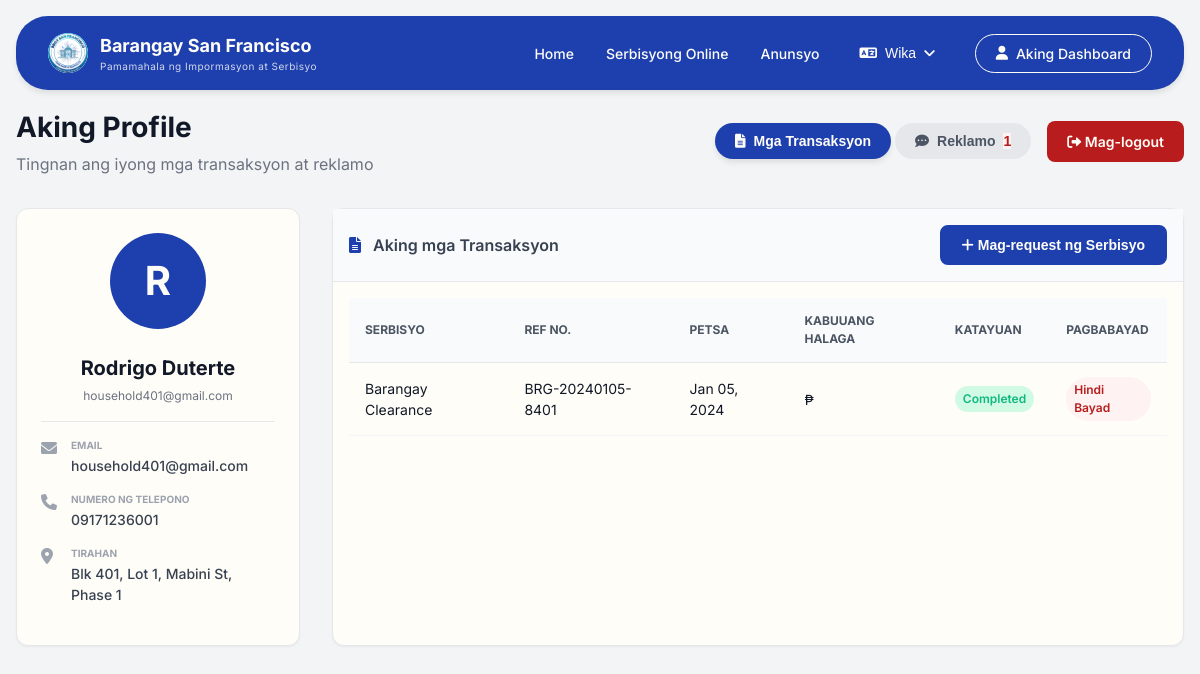
/pages/user.php (signed in), run on the app's committed database.
### tables this page shows
CREATE TABLE IF NOT EXISTS `resident` (
  `resident_id` int NOT NULL AUTO_INCREMENT,
  `household_id` int NOT NULL,
  `first_name` varchar(50) NOT NULL,
  `last_name` varchar(50) NOT NULL,
  `suffix` varchar(10) DEFAULT NULL,
  `age` int DEFAULT NULL,
  `is_voter` tinyint(1) DEFAULT '0',
  `is_head` tinyint(1) DEFAULT '0',
  `relationship_to_head` varchar(50) DEFAULT NULL,
  `contact_no` varchar(15) DEFAULT NULL,
  PRIMARY KEY (`resident_id`),
  KEY `household_id` (`household_id`)
);

CREATE TABLE IF NOT EXISTS `household` (
  `household_id` int NOT NULL AUTO_INCREMENT,
  `email` varchar(100) NOT NULL,
  `password` varchar(255) NOT NULL,
  `address` text NOT NULL,
  `phase_no` varchar(10) DEFAULT NULL,
  `preferred_language` enum('english','tagalog') DEFAULT 'tagalog',
  `created_at` timestamp NULL DEFAULT CURRENT_TIMESTAMP,
  PRIMARY KEY (`household_id`),
  UNIQUE KEY `email` (`email`),
  KEY `idx_household_email` (`email`)
);

CREATE TABLE IF NOT EXISTS `service_request` (
  `request_id` int NOT NULL AUTO_INCREMENT,
  `household_id` int NOT NULL,
  `service_id` int NOT NULL,
  `ref_no` varchar(50) NOT NULL,
  `purpose` text,
  `date_submitted` timestamp NULL DEFAULT CURRENT_TIMESTAMP,
  `status` enum('pending','approved','processing','completed','rejected') DEFAULT 'pending',
  `delivery_method` enum('pickup','delivery') DEFAULT 'pickup',
  PRIMARY KEY (`request_id`),
  UNIQUE KEY `ref_no` (`ref_no`),
  KEY `service_id` (`service_id`),
  KEY `idx_request_household` (`household_id`)
);

CREATE TABLE IF NOT EXISTS `service` (
  `service_id` int NOT NULL AUTO_INCREMENT,
  `service_name` varchar(100) NOT NULL,
  `base_price` decimal(10,2) NOT NULL,
  `is_active` tinyint(1) DEFAULT '1',
  PRIMARY KEY (`service_id`)
);

### includes/translations/translations.php (called while the page is built, shortened)
<?php
function __($key) {
    $lang = $_SESSION['lang'] ?? 'tl';
    return $translations[$lang][$key] ?? $key;
}
?>

### includes/core/queries.php (called while the page is built, shortened)
<?php
function getHouseholdById($household_id) {
    global $conn;
    $sql = "SELECT * FROM household WHERE household_id = ?";
    $stmt = $conn->prepare($sql);
    $stmt->bind_param("i", $household_id);
    $stmt->execute();
    return $stmt->get_result()->fetch_assoc();
}
function getResidentsByHouseholdId($household_id) {
    global $conn;
    $sql = "SELECT * FROM resident WHERE household_id = ? ORDER BY is_head DESC, resident_id";
    $stmt = $conn->prepare($sql);
    $stmt->bind_param("i", $household_id);
    $stmt->execute();
    return $stmt->get_result()->fetch_all(MYSQLI_ASSOC);
}
function getServiceRequestsByHouseholdId($household_id) {
    global $conn;
    $sql = "SELECT sr.*, s.service_name, s.base_price, p.is_paid, p.total_amount, p.payment_method
            FROM service_request sr
            JOIN service s ON sr.service_id = s.service_id
            LEFT JOIN payment p ON sr.request_id = p.request_id
            WHERE sr.household_id = ?
            ORDER BY sr.date_submitted DESC";
    $stmt = $conn->prepare($sql);
    $stmt->bind_param("i", $household_id);
    $stmt->execute();
    return $stmt->get_result()->fetch_all(MYSQLI_ASSOC);
}
function getComplaintsByHouseholdId($household_id) {
    global $conn;
    $sql = "SELECT * FROM complaint WHERE household_id = ? ORDER BY date_submitted DESC";
    $stmt = $conn->prepare($sql);
    $stmt->bind_param("i", $household_id);
    $stmt->execute();
    return $stmt->get_result()->fetch_all(MYSQLI_ASSOC);
}
?>

### pages/user.php (the view, shortened to what this page needs)
<?php
$household_id = $_SESSION['household_id'];
$household = getHouseholdById($household_id);
$residents = getResidentsByHouseholdId($household_id);
$requests = getServiceRequestsByHouseholdId($household_id);
$complaints = getComplaintsByHouseholdId($household_id);
include '../includes/layouts/header.php';
?>
<link rel="stylesheet" href="/barangay-residence-system/assets/css/pages/user.css">
<?php include '../includes/layouts/navbar.php'; ?>
<main class="container">
    <div class="dashboard-header">
        <div>
            <h2><?php echo __('profile-title'); ?></h2>
            <p><?php echo __('profile-subtitle'); ?></p>
        </div>
        <div style="display: flex; gap: 1rem; align-items: center;">
            <div class="nav-buttons">
                <button id="nav-transactions" class="btn-nav btn-active" onclick="switchTab('transactions')">
                    <i class="fas fa-file-alt"></i> <?php echo __('tab-transactions'); ?>
                </button>
                <button id="nav-complaints" class="btn-nav btn-inactive" onclick="switchTab('complaints')">
                    <i class="fas fa-comment-dots"></i> <?php echo __('tab-complaints'); ?>
                    <?php if (count($complaints) > 0): ?>
                    <span class="badge-red"><?php echo count($complaints); ?></span>
                    <?php endif; ?>
                </button>
            </div>
            <a href="/barangay-residence-system/includes/core/logout.php" class="btn btn-danger">
                <i class="fas fa-sign-out-alt"></i> <?php echo __('logout'); ?>
            </a>
        </div>
    </div>
    <div class="grid" style="grid-template-columns: 1fr 3fr; gap: 2rem;">
        <div class="profile-sidebar">
            <div class="card profile-card">
                <div class="profile-avatar">
                    <span><?php echo strtoupper(substr($residents[0]['first_name'] ?? 'U', 0, 1)); ?></span>
                </div>
                <h4 class="profile-name"><?php echo $residents[0]['first_name'] . ' ' . $residents[0]['last_name']; ?></h4>
                <p class="profile-email"><?php echo $household['email']; ?></p>
                <div class="profile-details">
                    <div class="detail-item">
                        <i class="fas fa-envelope"></i>
                        <div><p class="detail-label"><?php echo __('lbl-email'); ?></p><p class="detail-value"><?php echo $household['email']; ?></p></div>
                    </div>
                    <div class="detail-item">
                        <i class="fas fa-phone"></i>
                        <div><p class="detail-label"><?php echo __('lbl-phone'); ?></p><p class="detail-value"><?php echo $residents[0]['contact_no'] ?? 'N/A'; ?></p></div>
                    </div>
                    <div class="detail-item">
                        <i class="fas fa-map-marker-alt"></i>
                        <div><p class="detail-label"><?php echo __('lbl-address'); ?></p><p class="detail-value"><?php echo $household['address']; ?></p></div>
                    </div>
                </div>
            </div>
        </div>
        <div class="card">
            <div id="section-transactions">
                <div class="table-header">
                    <h3><i class="fas fa-file-alt"></i> <?php echo __('my-transactions'); ?></h3>
                    <button class="btn btn-primary" onclick="location.href='services.php'">
                        <i class="fas fa-plus"></i> <?php echo __('request-service'); ?>
                    </button>
                </div>
                <div class="table-container">
                    <table class="data-table">
                        <thead>
                            <tr>
                                <th><?php echo __('service'); ?></th>
                                <th><?php echo __('ref-no'); ?></th>
                                <th><?php echo __('date'); ?></th>
                                <th><?php echo __('total-amount'); ?></th>
                                <th><?php echo __('status'); ?></th>
                                <th><?php echo __('payment'); ?></th>
                            </tr>
                        </thead>
                        <tbody>
                            <?php foreach ($requests as $req): ?>
                            <tr>
                                <td><?php echo $req['service_name']; ?></td>
                                <td><?php echo $req['ref_no']; ?></td>
                                <td><?php echo date('M d, Y', strtotime($req['date_submitted'])); ?></td>
                                <td>₱<?php echo $req['total_amount']; ?></td>
                                <td><span class="badge badge-<?php echo $req['status'] == 'completed' ? 'green' : 'orange'; ?>"><?php echo ucfirst($req['status']); ?></span></td>
                                <td><span class="badge badge-<?php echo $req['is_paid'] ? 'green' : 'red'; ?>"><?php echo $req['is_paid'] ? __('paid') : __('unpaid'); ?></span></td>
                            </tr>
                            <?php endforeach; ?>
                        </tbody>
                    </table>
                </div>
            </div>
        </div>
    </div>
</main>

### assets/css/pages/user.css (style rules this page uses)
.dashboard-header { display: flex; justify-content: space-between; align-items: center; margin-bottom: 2rem; flex-wrap: wrap; gap: 1rem; }
.dashboard-header h2 { font-size: 1.75rem; font-weight: 700; }
.dashboard-header p { color: var(--gray-500); margin-top: 0.25rem; }
.profile-card { padding: 1.5rem; }
.profile-avatar { width: 96px; height: 96px; background: var(--primary-blue); border-radius: 50%; display: flex; align-items: center; justify-content: center; margin: 0 auto 1.5rem; }
.profile-avatar span { font-size: 2.5rem; font-weight: 700; color: var(--white); }
.profile-name { text-align: center; font-size: 1.25rem; font-weight: 700; margin-bottom: 0.25rem; }
.profile-email { text-align: center; font-size: 0.75rem; color: var(--gray-500); margin-bottom: 1rem; }
.profile-details { text-align: left; margin-top: 1rem; padding-top: 1rem; border-top: 1px solid var(--gray-200); }
.detail-item { display: flex; align-items: flex-start; gap: 0.75rem; margin-bottom: 1rem; }
.detail-item i { width: 18px; color: var(--gray-400); margin-top: 0.125rem; }
.detail-item div { flex: 1; }
.detail-label { font-size: 0.625rem; font-weight: 700; text-transform: uppercase; color: var(--gray-400); margin-bottom: 0.125rem; }
.detail-value { font-size: 0.875rem; font-weight: 500; color: var(--gray-700); word-break: break-word; }
.table-header { display: flex; justify-content: space-between; align-items: center; padding: 1rem; border-bottom: 1px solid var(--gray-200); background: var(--gray-50); }
.table-header h3 { font-size: 1rem; font-weight: 600; color: var(--gray-700); }
.table-header h3 i { margin-right: 0.5rem; color: var(--primary-blue); }
.table-container { overflow-x: auto; padding: 1rem; }

### assets/css/base/variables.css (style rules this page uses)
:root { --primary-blue: #1e40af; --primary-blue-dark: #1e3a8a; --primary-blue-light: #3b82f6; --primary-blue-50: #eff6ff; --white: #fffdf7; --gray-50: #f9fafb; --gray-100: #f3f4f6; --gray-200: #e5e7eb; --gray-300: #d1d5db; --gray-400: #9ca3af; --gray-500: #6b7280; --gray-600: #4b5563; --gray-700: #374151; --gray-800: #1f2937; --gray-900: #111827; --error-red: #b91c1c; --error-red-light: #fef2f2; --success-green: #10b981; --success-green-light: #d1fae5; --warning-orange: #f59e0b; --warning-orange-light: #fffbeb; --shadow-sm: 0 1px 2px 0 rgba(0, 0, 0, 0.05); --shadow-md: 0 4px 6px -1px rgba(0, 0, 0, 0.1); --shadow-lg: 0 10px 15px -3px rgba(0, 0, 0, 0.1); --shadow-xl: 0 20px 25px -5px rgba(0, 0, 0, 0.1); --radius-sm: 0.375rem; --radius-md: 0.5rem; --radius-lg: 0.75rem; --radius-xl: 1rem; }

### assets/css/base/typography.css (style rules this page uses)
h2 { font-size: 1.5rem; font-weight: 600; }
h3 { font-size: 1.25rem; font-weight: 600; }
h4 { font-size: 1.125rem; font-weight: 600; }

### assets/css/layouts/grid.css (style rules this page uses)
.grid { display: grid; gap: 1rem; }

### assets/css/components/buttons.css (style rules this page uses)
.btn { display: inline-block; padding: 0.625rem 1.25rem; border-radius: var(--radius-md); font-weight: 600; font-size: 0.875rem; cursor: pointer; transition: all 0.3s ease; border: none; text-align: center; }
.btn-primary { background-color: var(--primary-blue); border: 2px solid var(--primary-blue); color: var(--white); }
.btn-danger { background-color: var(--error-red); color: var(--white); }
.nav-buttons { display: flex; gap: 0.25rem; }
.btn-nav { padding: 0.625rem 1.25rem; border-radius: 2rem; font-weight: 700; font-size: 0.875rem; cursor: pointer; border: none; display: flex; align-items: center; gap: 0.5rem; transition: all 0.3s ease; }
.btn-nav.btn-active { background-color: var(--primary-blue); color: var(--white); box-shadow: var(--shadow-md); }
.btn-nav.btn-inactive { background: var(--gray-200); color: var(--gray-600); }

### assets/css/components/cards.css (style rules this page uses)
.card { background-color: var(--white); border-radius: var(--radius-lg); box-shadow: var(--shadow-sm); border: 1px solid var(--gray-200); transition: all 0.3s ease; }

### assets/css/components/tables.css (style rules this page uses)
.data-table { width: 100%; text-align: left; border-collapse: collapse; }
.data-table thead { background-color: var(--gray-50); border-bottom: 1px solid var(--gray-200); }
.data-table th { padding: 0.875rem 1rem; font-weight: 700; text-transform: uppercase; font-size: 0.75rem; color: var(--gray-600); }
.data-table td { padding: 0.875rem 1rem; border-bottom: 1px solid var(--gray-100); font-size: 0.875rem; }

### assets/css/components/badges.css (style rules this page uses)
.badge { display: inline-block; padding: 0.25rem 0.5rem; border-radius: 9999px; font-size: 0.75rem; font-weight: 600; }
.badge-green { background-color: var(--success-green-light); color: var(--success-green); }
.badge-red { background-color: var(--error-red-light); color: var(--error-red); }

### data on the page
resident: first_name "R", first_name "Rodrigo", last_name "Duterte", contact_no "09171236001"
household: email "household401@gmail.com", address "Blk 401, Lot 1, Mabini St, Phase 1"
service_request: service.service_name "Barangay Clearance", ref_no "BRG-20240105-8401", date_submitted "Jan 05, 2024", status "Completed"

### other printed values
__('sub-header') "Pamamahala ng Impormasyon at Serbisyo"
__('nav-home') "Home"
__('nav-services') "Serbisyong Online"
__('nav-announcements') "Anunsyo"
__('language') "Wika"
__('my-dashboard') "Aking Dashboard"
__('profile-title') "Aking Profile"
__('profile-subtitle') "Tingnan ang iyong mga transaksyon at reklamo"
__('tab-transactions') "Mga Transaksyon"
__('tab-complaints') "Reklamo"
count($complaints) "1"
__('logout') "Mag-logout"
__('lbl-email') "EMAIL"
__('lbl-phone') "NUMERO NG TELEPONO"
__('lbl-address') "TIRAHAN"
